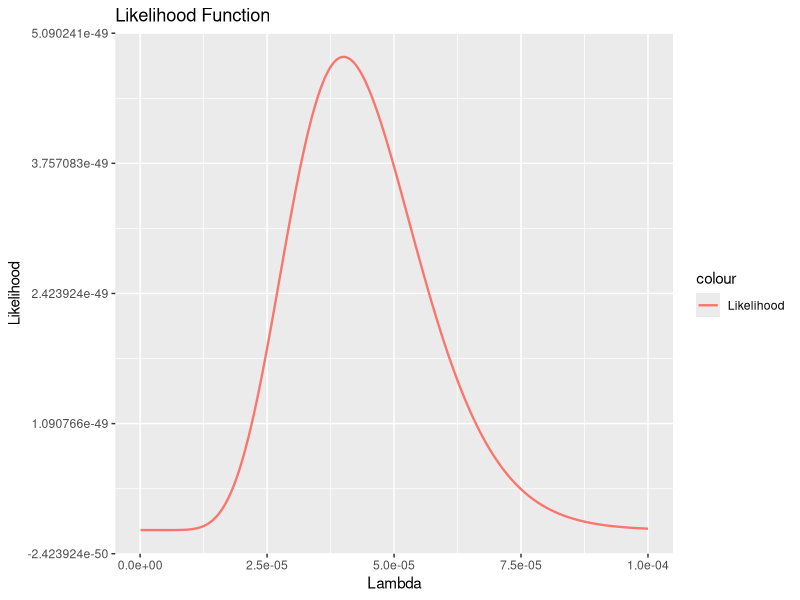
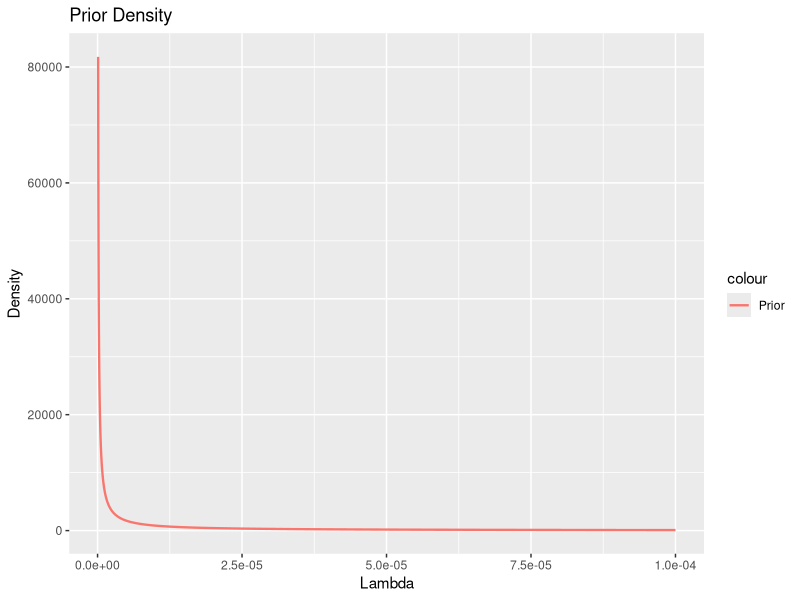
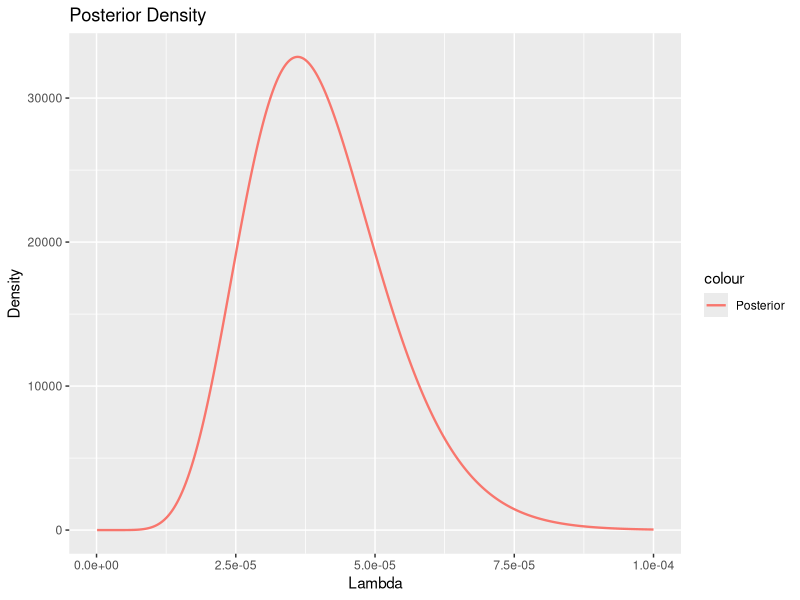
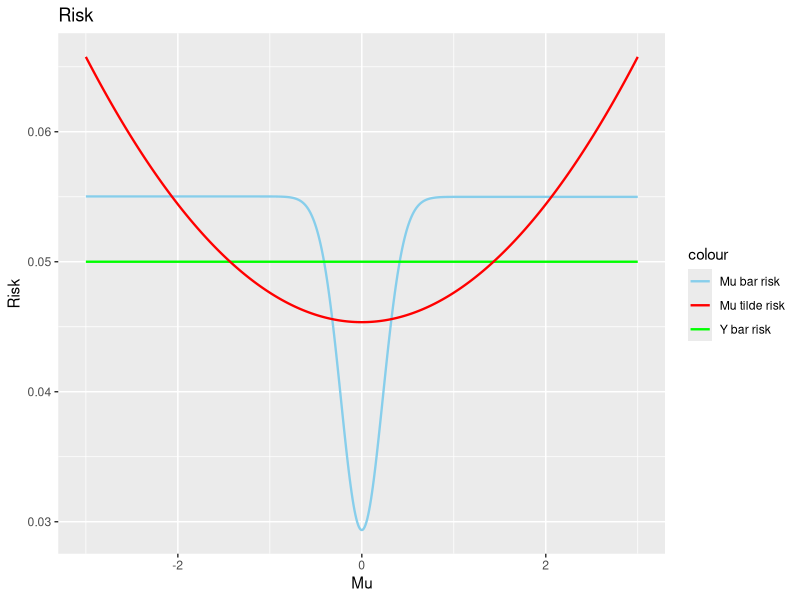

Write R code to recreate these figures, in order.
set.seed(111)
library(ggplot2)


#1
games = 627
seats = 398

## e
lambdas <- seq(1e-7, 1e-4, 1e-8)
prior_df <- data.frame(lambdas,y=dgamma(lambdas, .01, .01))
likelihood_df <- data.frame(lambdas, y = exp(-games * seats * lambdas) * (lambdas)^10)
posterior_df <- data.frame(lambdas, y = dgamma(lambdas, 10.01, .01 + games * seats))

ggplot() + geom_line(data=likelihood_df, aes(x=lambdas, y=y, color="Likelihood"), size = 0.8) + ylab("Likelihood")+
  ggtitle("Likelihood Function") + xlab("Lambda")

ggplot() + geom_line(data=prior_df, aes(x=lambdas, y=y, color="Prior"), size = 0.8) + ylab("Density")+
  ggtitle("Prior Density") + xlab("Lambda")

ggplot() + geom_line(data=posterior_df, aes(x=lambdas, y=y, color="Posterior"), size = 0.8) + ylab("Density")+
  ggtitle("Posterior Density") + xlab("Lambda")


## f
qgamma(.025, 10.01, .01 + games* seats)
qgamma(.975, 10.01, .01 + games* seats)


## g
b = 10^4
lambdas <- rgamma(b, 10.01, .01 + games* seats)
thetas <- 1 - exp(-lambdas)
thetas <- sort(thetas)
thetas[.025 * 1000]
thetas[.975 * 1000]
###

# 4d Risk Plots
set.seed(111)
b = 10^6
n = 20
s = 1
t = 1

u_vector = rnorm(b, 0, s / sqrt(n))

mu_fn <- function(x){
  d = sqrt(2)*s^2/t
  ans = ifelse(x > d/n, x - d/n, ifelse(x < -d/n, x + d/n, 0))
  return(ans)
}
r_mubar_mu <- function(mu_vector){
  ans = c()
  for (i in 1:length(mu_vector)){
    sum_b = 0
    sum_b = sum((mu_fn(mu_vector[i] + u_vector) - mu_vector[i])^2)
    ans = c(ans, sum_b / b)
  }
  return(ans)
}
r_ybar_mu <- function(mu){
  return (s^2/n)
}
c_n = n * t^2 / (n * t^2 + s^2)
r_mutilde_mu <- function(mu){
  return (mu^2 * (c_n - 1)^2 + c_n^2 * s^2 / n)
}
mus = seq(-3, 3, 0.01)
df1 <- data.frame(mus, y=r_mubar_mu(mus))
df2 <- data.frame(mus, y=r_ybar_mu(mus))
df3 <- data.frame(mus, y = r_mutilde_mu(mus))
ggplot() +
  geom_line(data=df1, aes(x=mus, y=y, color="Mu bar risk"), size = 0.8) +
  geom_line(data=df2, aes(x=mus, y=y, color="Y bar risk"), size = 0.8) +
  geom_line(data=df3, aes(x=mus, y=y, color="Mu tilde risk"), size = 0.8) +
  scale_colour_manual(values=c("skyblue","red","green")) +
  ylab("Risk")+
  ggtitle("Risk")+
  xlab("Mu")

